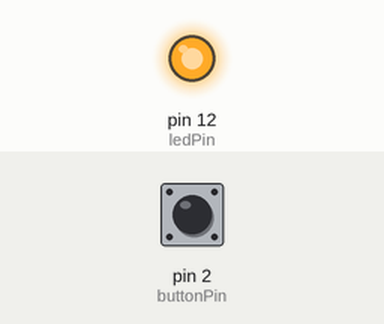
Simulated run of this sketch. Board: Arduino Uno, built with avr-gcc and run on an emulated ATmega328P. On the bench: output pins drawn as LEDs (lit = HIGH). The inputs (shaded band) are chosen by the test bench; at power-on: pin 2 (buttonPin) LOW.

Above: at 1.2 s.
1.3 s: pin 2 (buttonPin) pulled HIGH for 1 s
At 2.9 s:
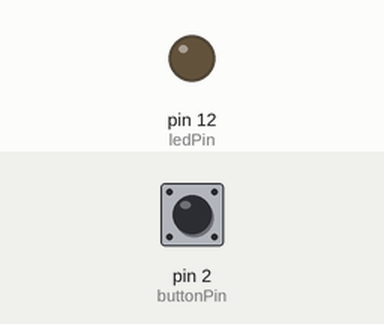
3.8 s: pin 2 (buttonPin) pulled HIGH for 3.2 s
At 4.8 s:
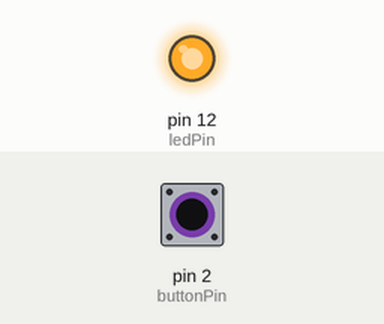
Timing chart, 0 to 6.8 s (numbered marks = the images above; inputs shaded):
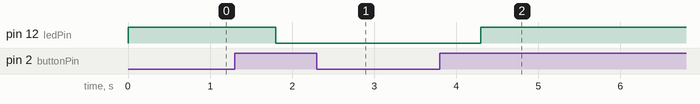

Measured:
- after the input at 1.3 s, pin 12 (ledPin): HIGH → LOW after 0.50 s
- after the input at 3.8 s, pin 12 (ledPin): LOW → HIGH after 0.50 s

The sketch:

CClab-sketch_092916.ino
```cpp
const int buttonPin = 2;    // the number of the pushbutton pin
const int ledPin = 12;      // the number of the LED pin

// Variables will change:
int ledState = HIGH;         // the current state of the output pin
int buttonState;             // the current reading from the input pin
int lastButtonState = LOW;   // the previous reading from the input pin

// the following variables are unsigned long's because the time, measured in miliseconds,
// will quickly become a bigger number than can be stored in an int.
unsigned long lastDebounceTime = 1000;  // the last time the output pin was toggled
unsigned long debounceDelay = 500;    // the debounce time; increase if the output flickers

void setup() {
  pinMode(buttonPin, INPUT);
  pinMode(ledPin, OUTPUT);

  // set initial LED state
  digitalWrite(ledPin, ledState);
}

void loop() {
  // read the state of the switch into a local variable:
  int reading = digitalRead(buttonPin);

  // check to see if you just pressed the button
  // (i.e. the input went from LOW to HIGH),  and you've waited
  // long enough since the last press to ignore any noise:

  // If the switch changed, due to noise or pressing:
  if (reading != lastButtonState) {
    // reset the debouncing timer
    lastDebounceTime = millis();
  }

  if ((millis() - lastDebounceTime) > debounceDelay) {
    // whatever the reading is at, it's been there for longer
    // than the debounce delay, so take it as the actual current state:

    // if the button state has changed:
    if (reading != buttonState) {
      buttonState = reading;

      // only toggle the LED if the new button state is HIGH
      if (buttonState == HIGH) {
        ledState = !ledState;
      }
    }
  }

  // set the LED:
  digitalWrite(ledPin, ledState);

  // save the reading.  Next time through the loop,
  // it'll be the lastButtonState:
  lastButtonState = reading;
}
```
